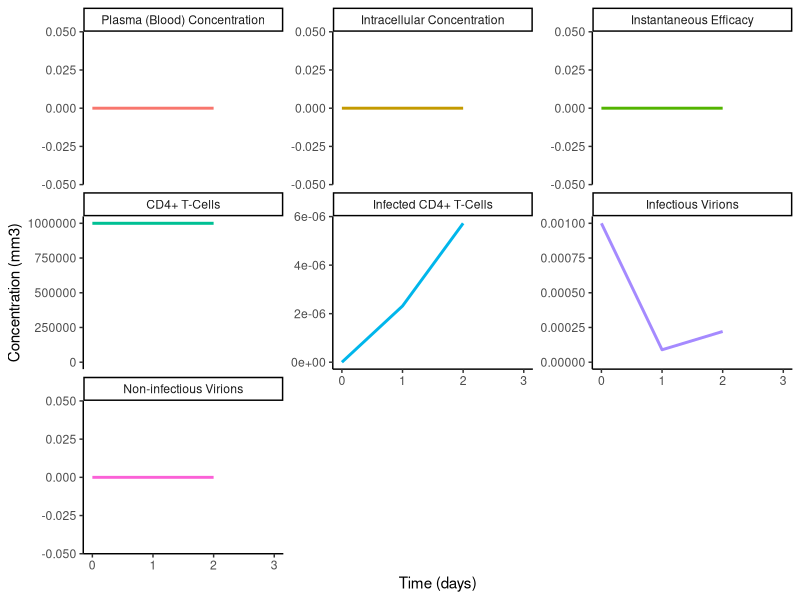
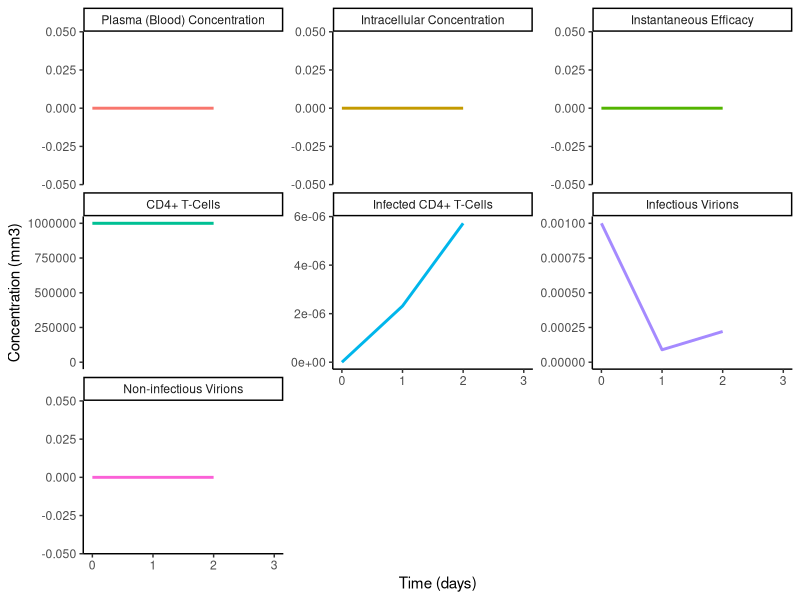

R code for these plots, in order:
library(deSolve)
library(ggplot2)
library(tidyr)

####################################################################
###TODO: FIND OUT HOW TO USE CURRENT TIME FOR INTRACELLULAR DELAY###
####################################################################

###############
###Ritonavir###
###############

pi_id_func <- function(t, PI_ID, params) {

    C_b = PI_ID["C_b"]
    C_c = PI_ID["C_c"]
    epsilon_PI = PI_ID["epsilon_PI"]
    T = PI_ID["T"]
    I = PI_ID["I"]
    V_I = PI_ID["V_I"]
    V_NI = PI_ID["V_NI"]

    F = params["F"]  
    D = params["D"] 
    V_d = params["V_d"] 
    k_a = params["k_a"] 
    k_e = params["k_e"]  
    I_d = params["I_d"]   
    N_d = params["N_d"]   
    f_b = params["f_b"]  
    H = params["H"]   
    IC_50_PI = params["IC_50_PI"] 
    lambda = params["lambda"]
    d = params["d"]           
    k = params["k"]          
    tau = params["tau"]       
    delta = params["delta"] 
    N = params["N"]         
    c = params["c"]      
    m = params["m"]          
    

    if (t < tau){
        C_b = 0        #Plasma concentration
        C_c = 0        #Intracellular concentration
        epsilon_PI = 0 #Instantatneous efficacy
        dT = lambda - d*T - k*T*V_I      #CD4+ T-cells
        dI = k*T*V_I*exp(-m*tau)         #Infected CD4+ T-cells
        dV_I = N*delta*I*(1 - epsilon_PI) - c*V_I    #Infectious Virions
        dV_NI = N*delta*I*epsilon_PI - c*V_NI        #Non-infectious Virions
    }else if (t >= tau){
        lag_T = lagvalue(t - tau)[4]
        lag_V_I = lagvalue(t - tau)[6]

            C_b = ((F*D) / (V_d)) * ((k_a)/(k_e - k_a)) * ((exp(-k_e*t)) / ((exp(k_a * I_d)) - 1)) * (1 - (exp(k_e - (k_a * t)))) * (1 - (exp(N_d * k_a * I_d))) + ((exp(k_e * I_d)) - (exp(k_a * I_d))) * ((exp((N_d - 1) * k_e * I_d) - 1) / ((exp(k_e * I_d)) - 1)) - (exp((((N_d - 1) * k_e) + k_a) * I_d))
            C_c = (1 - f_b)*H*C_b
            epsilon_PI = (C_c) / (IC_50_PI + C_c)
            dT = lambda - d*T - k*T*V_I
            dI = k*lag_T*lag_V_I*exp(-m*tau) - delta*I
            dV_I = N*delta*I*(1 - epsilon_PI) - c*V_I
            dV_NI = N*delta*I*epsilon_PI - c*V_NI
}
    list(c(C_b, C_c, epsilon_PI, dT, dI, dV_I, dV_NI))
}

#Parameters
parms <- c(F = 1,                #Fraction of drug that is absorbed
           D = 600,              #Mass of the drug administered in a dose
           V_d = 28000,          #Volume of distribution
           k_a = 14.64,          #Rate with which the drug is absorbed
           k_e = 6.86,           #Rate with which the drug is elminated from the blood
           I_d = 0.5,            #Dosing interval
           N_d = 731,            # number of doses until time t
           f_b = 0.99,           #fractionof drug that can't be transported into the cells
           H = 0.052,            #Quantified effect of the cell membrane, partition coefficient
           IC_50_PI = 0.0000009, #Plasma concentration that reduces viral production rate by 50%
           lambda = 10000,       #Rate at which CD4+ T-cells are produced by the body
           d = 0.01,             #Natural death rate of uninfected CD4+ T-cells
           k = 0.000000024,      #Infection rate of CD4+ T-cells
           tau = 3,           #Intracellular delay
           delta = 0.74,         #Natural death rate of infected CD4+ T-cells
           N = 1249,             #Viral burst size (# of virions produced per infected CD4+ T-cell)
           c = 23,               #Rate at which virions are cleared by the body
           m = 0.01              #Rate at which infected cells die before producing virions
           #t = times
           )

#Initial values
Pstart <- c(C_b = 0,        #Plasma concentration
            C_c = 0,        #Intracellular concentration
            epsilon_PI = 0, #Instantatneous efficacy
            T = 1000000,       #CD4+ T-cells
       	    I = 0,          #Infected CD4+ T-cells
            V_I = 0.001,    #Infectious Virions
            V_NI = 0        #Non-infectious Virions
	    )    

#Time steps to solve equation for (full collection of x-axis points)
times <- seq(from=0, to= 10, by= 1)


#Invoke the ODE function.
diffeq_result <- dede(
    func=pi_id_func,
    y=Pstart,
    times=times,
    parms=parms)

#Take the solved equations and put them into a data frame.
#ggplot2 requires such large data sets to be in a data frame for its
#plotting function
diffeq_result <- as.data.frame(diffeq_result) 

#The R gather() function, extracts the data needed by ggplot.
#It also helps to massage the data in a way that preps it to be plotted. 
gathered_result <- gather(diffeq_result, variable, value, -time)


#This provides each variable, and therefore each graph, with a descriptive title.
gathered_result$variable[gathered_result$variable == "C_b"] <- "Plasma (Blood) Concentration"
gathered_result$variable[gathered_result$variable == "C_c"] <- "Intracellular Concentration"
gathered_result$variable[gathered_result$variable == "epsilon_PI"] <- "Instantaneous Efficacy"
gathered_result$variable[gathered_result$variable == "T"] <- "CD4+ T-Cells"
gathered_result$variable[gathered_result$variable == "I"] <- "Infected CD4+ T-Cells"
gathered_result$variable[gathered_result$variable == "V_I"] <- "Infectious Virions" 
gathered_result$variable[gathered_result$variable == "V_NI"] <- "Non-infectious Virions"

#The default order of ggplot2 is alphabetic, the factor() function enables 
#you to change the order of the plots into something more logical
#or relevant to your purposes.
gathered_result$variable <- factor(gathered_result$variable, levels = c("Plasma (Blood) Concentration",
                                                                        "Intracellular Concentration",
                                                                        "Instantaneous Efficacy",
                                                                        "CD4+ T-Cells", "Infected CD4+ T-Cells",
                                                                        "Infectious Virions", "Non-infectious Virions"))

#Now plot the data and save it in a new variable: plot_result.
plot_result <- ggplot(data = gathered_result, 
                      mapping=aes(x=time, y = value, color = variable)) +
                      geom_line(linewidth = 1) + #Linewidth
                      theme_classic() + #ggplot has several different themes
                      #that can be added to a plot here we are using "classic"
                      theme(legend.position = "none") + #Locate legend at the bottom of the image
                      ylab("Concentration (mm3)") + #Label y-axis "Concentration (mm3)"
                      xlab("Time (days)") +  #Label x-axis "Time (days)"
                      facet_wrap(~variable, scales = "free_y") +  #plot each equation on its own graph
                      coord_cartesian(
                      xlim = NULL,
                      ylim = c(0, NA)) #Y-axis begins at 0
		

#Save image to file
fname_base <- "result_pi_id"  #Name of file
extensions = c("png", "pdf")   #File extension


for (ext in extensions) {
    fname <- paste(fname_base, ".", ext, sep="")
    ggsave(fname, plot_result, height = 9, width = 9) #height, width of png/ pdf
    print(paste("wrote output to file ", fname)) 
    }
